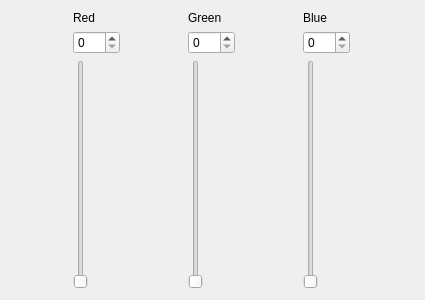
<?xml version="1.0" encoding="UTF-8"?>
<ui version="4.0">
 <class>Form</class>
 <widget class="QWidget" name="Form">
  <property name="geometry">
   <rect>
    <x>0</x>
    <y>0</y>
    <width>425</width>
    <height>300</height>
   </rect>
  </property>
  <property name="windowTitle">
   <string>Form</string>
  </property>
  <layout class="QHBoxLayout" name="horizontalLayout">
   <item>
    <layout class="QGridLayout" name="gridLayout_3">
     <item row="0" column="0">
      <widget class="QLabel" name="label">
       <property name="text">
        <string>Red</string>
       </property>
      </widget>
     </item>
     <item row="1" column="0">
      <widget class="QSpinBox" name="spinBox">
       <property name="maximum">
        <number>255</number>
       </property>
      </widget>
     </item>
     <item row="2" column="0">
      <widget class="QSlider" name="verticalSlider">
       <property name="maximum">
        <number>255</number>
       </property>
       <property name="orientation">
        <enum>Qt::Vertical</enum>
       </property>
      </widget>
     </item>
    </layout>
   </item>
   <item>
    <layout class="QGridLayout" name="gridLayout_2">
     <item row="0" column="0">
      <widget class="QLabel" name="label_2">
       <property name="text">
        <string>Green</string>
       </property>
      </widget>
     </item>
     <item row="1" column="0">
      <widget class="QSpinBox" name="spinBox_2">
       <property name="maximum">
        <number>255</number>
       </property>
      </widget>
     </item>
     <item row="2" column="0">
      <widget class="QSlider" name="verticalSlider_2">
       <property name="maximum">
        <number>255</number>
       </property>
       <property name="orientation">
        <enum>Qt::Vertical</enum>
       </property>
      </widget>
     </item>
    </layout>
   </item>
   <item>
    <layout class="QGridLayout" name="gridLayout">
     <item row="0" column="0">
      <widget class="QLabel" name="label_3">
       <property name="text">
        <string>Blue</string>
       </property>
      </widget>
     </item>
     <item row="1" column="0">
      <widget class="QSpinBox" name="spinBox_3">
       <property name="maximum">
        <number>255</number>
       </property>
      </widget>
     </item>
     <item row="2" column="0">
      <widget class="QSlider" name="verticalSlider_3">
       <property name="maximum">
        <number>255</number>
       </property>
       <property name="orientation">
        <enum>Qt::Vertical</enum>
       </property>
      </widget>
     </item>
    </layout>
   </item>
  </layout>
 </widget>
 <resources/>
 <connections>
  <connection>
   <sender>verticalSlider</sender>
   <signal>valueChanged(int)</signal>
   <receiver>spinBox</receiver>
   <slot>setValue(int)</slot>
   <hints>
    <hint type="sourcelabel">
     <x>53</x>
     <y>126</y>
    </hint>
    <hint type="destinationlabel">
     <x>63</x>
     <y>49</y>
    </hint>
   </hints>
  </connection>
  <connection>
   <sender>spinBox</sender>
   <signal>valueChanged(int)</signal>
   <receiver>verticalSlider</receiver>
   <slot>setValue(int)</slot>
   <hints>
    <hint type="sourcelabel">
     <x>86</x>
     <y>46</y>
    </hint>
    <hint type="destinationlabel">
     <x>59</x>
     <y>142</y>
    </hint>
   </hints>
  </connection>
  <connection>
   <sender>verticalSlider_2</sender>
   <signal>valueChanged(int)</signal>
   <receiver>spinBox_2</receiver>
   <slot>setValue(int)</slot>
   <hints>
    <hint type="sourcelabel">
     <x>194</x>
     <y>171</y>
    </hint>
    <hint type="destinationlabel">
     <x>210</x>
     <y>45</y>
    </hint>
   </hints>
  </connection>
  <connection>
   <sender>spinBox_2</sender>
   <signal>valueChanged(int)</signal>
   <receiver>verticalSlider_2</receiver>
   <slot>setValue(int)</slot>
   <hints>
    <hint type="sourcelabel">
     <x>226</x>
     <y>49</y>
    </hint>
    <hint type="destinationlabel">
     <x>194</x>
     <y>186</y>
    </hint>
   </hints>
  </connection>
  <connection>
   <sender>verticalSlider_3</sender>
   <signal>valueChanged(int)</signal>
   <receiver>spinBox_3</receiver>
   <slot>setValue(int)</slot>
   <hints>
    <hint type="sourcelabel">
     <x>327</x>
     <y>147</y>
    </hint>
    <hint type="destinationlabel">
     <x>338</x>
     <y>42</y>
    </hint>
   </hints>
  </connection>
  <connection>
   <sender>spinBox_3</sender>
   <signal>valueChanged(int)</signal>
   <receiver>verticalSlider_3</receiver>
   <slot>setValue(int)</slot>
   <hints>
    <hint type="sourcelabel">
     <x>353</x>
     <y>48</y>
    </hint>
    <hint type="destinationlabel">
     <x>330</x>
     <y>197</y>
    </hint>
   </hints>
  </connection>
 </connections>
</ui>
